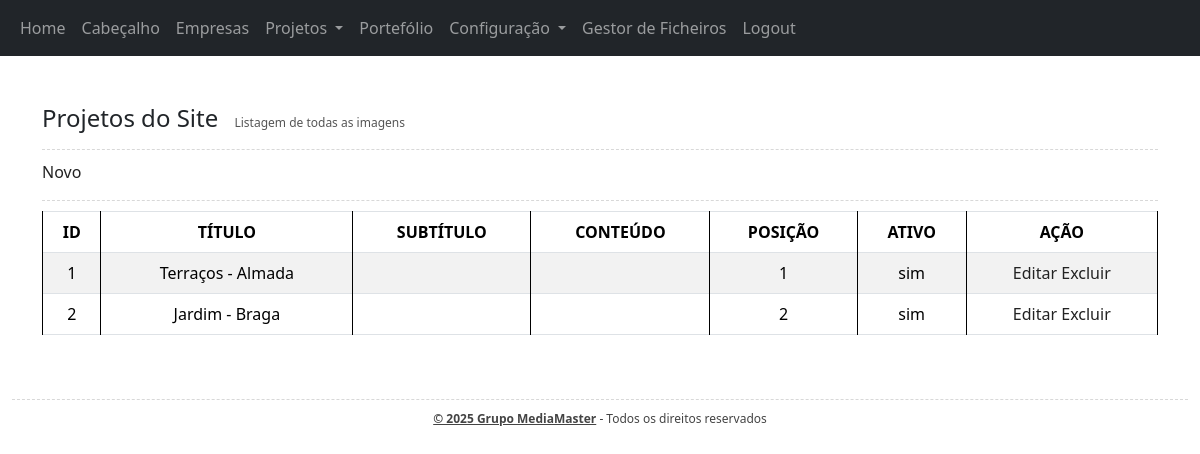
/backoffice/projetos.php (signed in), run on the app's committed database.
### tables this page shows
CREATE TABLE `projetos_comercializacao` (
  `id` int(11) NOT NULL,
  `nome` varchar(100) NOT NULL,
  `subtitulo` varchar(200) NOT NULL,
  `conteudo` varchar(200) NOT NULL,
  `posicao` int(11) NOT NULL,
  `mostrar` tinyint(1) NOT NULL,
  `Acabamentos` text NOT NULL,
  `plantas` text NOT NULL
);

### helpers/_base_dados_helper.php (called while the page is built, shortened)
<?php
$base_dados = [
  "host" => "localhost",
  "dbname" => "casas_e_prop_bd",
  "user" => "root",
  "pass" => "",
];
$pdo = new PDO("mysql:host=$base_dados[host];dbname=$base_dados[dbname];charset=utf8mb4;", $base_dados["user"], $base_dados["pass"]);
function select_sql($sql){
  global $pdo;
  $consulta = $pdo->query($sql);
  $resultado = $consulta->fetchAll(PDO::FETCH_ASSOC);
  return $resultado;
}

### backoffice/projetos.php (the view, shortened to what this page needs)
<?php
$projetos = select_sql("SELECT * FROM projetos_comercializacao ORDER BY id ASC");
?>
<!DOCTYPE html>
<html lang="pt">
<head>
    <link href="https://cdn.jsdelivr.net/npm/bootstrap@5.3.7/dist/css/bootstrap.min.css" rel="stylesheet">
    <link rel="stylesheet" href="css/style.css">
</head>
<body class="container-fluid">
    <header>
        <div class="row">
            <nav class="navbar navbar-expand-lg navbar-dark bg-dark">
                <div class="container-fluid">
                    <div class="collapse navbar-collapse" id="navbarNav">
                        <ul class="navbar-nav">
                            <li class="nav-item">
                                <a class="nav-link" href="home.php">
                                    Home
                                </a>
                            </li>
                            <li class="nav-item">
                                <a class="nav-link" href="carrossel.php">
                                    Cabeçalho
                                </a>
                            </li>
                            <li class="nav-item">
                                <a class="nav-link" href="empresas.php">
                                    Empresas
                                </a>
                            </li>
                            <li class="nav-item dropdown">
                                <a class="nav-link dropdown-toggle " href="#" data-bs-toggle="dropdown">
                                    Projetos
                                </a>
                            </li>
                            <li class="nav-item">
                                <a class="nav-link" href="portefolio.php">
                                    Portefólio
                                </a>
                            </li>
                            <li class="nav-item dropdown">
                                <a class="nav-link dropdown-toggle" href="#" data-bs-toggle="dropdown">
                                    Configuração
                                </a>
                            </li>
                        </ul>
                        <li class="nav-item">
                            <a class="nav-link" href="gestor.php">
                                Gestor de Ficheiros
                            </a>
                        </li>
                        <li class="nav-item">
                            <a class="nav-link" href="logout.php">
                                Logout
                            </a>
                        </li>
                    </div>
            </nav>
    </header>
    <main class="container my-5">
        <h2>Projetos do Site <span class="desc">Listagem de todas as imagens</span></h2>
        <hr>
        <a href="projetos_novo.php"> Novo </a>
        <hr>
        <table class="table table-striped table-bordered">
            <thead>
                <tr>
                    <th>ID </th>
                    <th>TÍTULO </th>
                    <th>SUBTÍTULO </th>
                    <th>CONTEÚDO</th>
                    <th>POSIÇÃO</th>
                    <th>ATIVO</th>
                    <th>AÇÃO</th>
                </tr>
            </thead>
            <tbody>
                <?php foreach ($projetos as $p): ?>
                    <tr>
                        <td><?= $p["id"] ?></td>
                        <td><?= $p["nome"] ?></td>
                        <td><?= $p["subtitulo"] ?></td>
                        <td><?= $p["conteudo"] ?></td>
                        <td><?= $p["posicao"] ?></td>
                        <td>
                            <?php if ($p["mostrar"]): ?>
                                <span>sim</span>
                            <?php else: ?>
                                <span>não</span>
                            <?php endif; ?>
                        </td>
                        <td>
                            <a href="projetos_editar.php?id=<?= $p["id"] ?>">Editar</a>
                            <a href="projetos_apagar.php?id=<?= $p["id"] ?>">Excluir</a>
                        </td>
                    </tr>
                <?php endforeach; ?>
            </tbody>
        </table>
    </main>
    <footer>
        <div class="row">
            <div class="col-12">
                <hr>
                <p>
                    <b>© 2025 Grupo MediaMaster</b> - Todos os direitos reservados
                </p>
            </div>
        </div>
    </footer>
</body>
</html>

### backoffice/css/style.css (style rules this page uses)
nav { background-color: #4D4D4D; }
h2 { font-size: 24px; }
h2 .desc { display: inline-block; font-size: 12px; color: #555; font-weight: normal; margin-left: 10px; }
b { text-decoration: underline; }
table, th, td { border: 1px solid black; border-collapse: collapse; }
table { margin: auto; width: 90%; text-align: center; }
th, td { padding: 10px; }
footer { text-align: center; font-size: 12px; color: #444; margin-top: 10px; }
hr { margin-bottom: 10px; border: none; border-top: 1px dashed #666666; }
* a { text-decoration: none; color: #222; }

### data on the page
projetos_comercializacao: id "1", nome "Terraços - Almada", posicao "1", mostrar "sim"
projetos_comercializacao: id "2", nome "Jardim - Braga", posicao "2", mostrar "sim"
